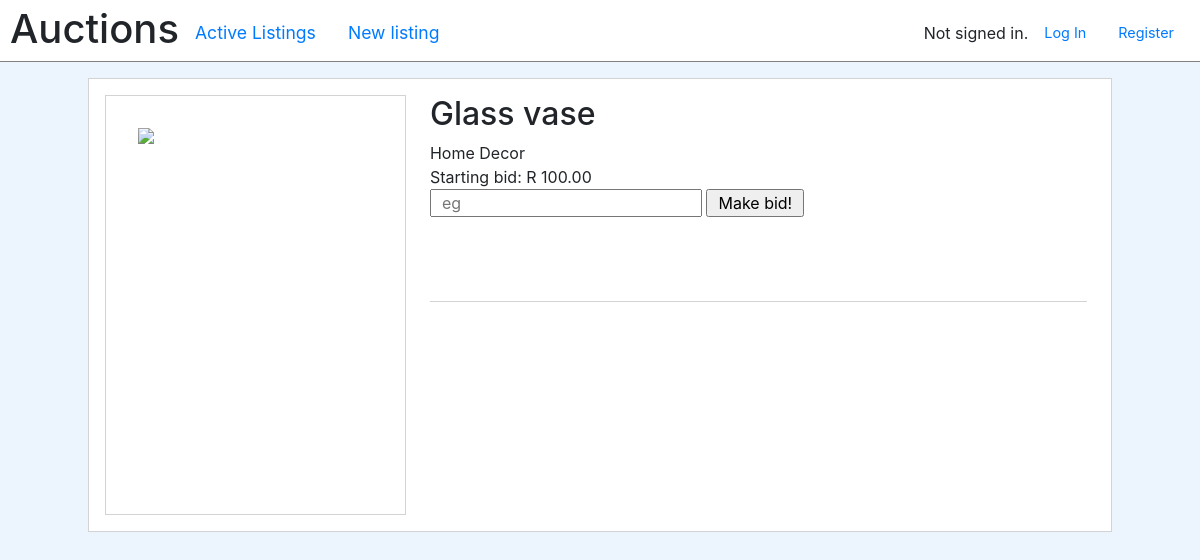
/listing/2, run on an earlier commit of the app's database.
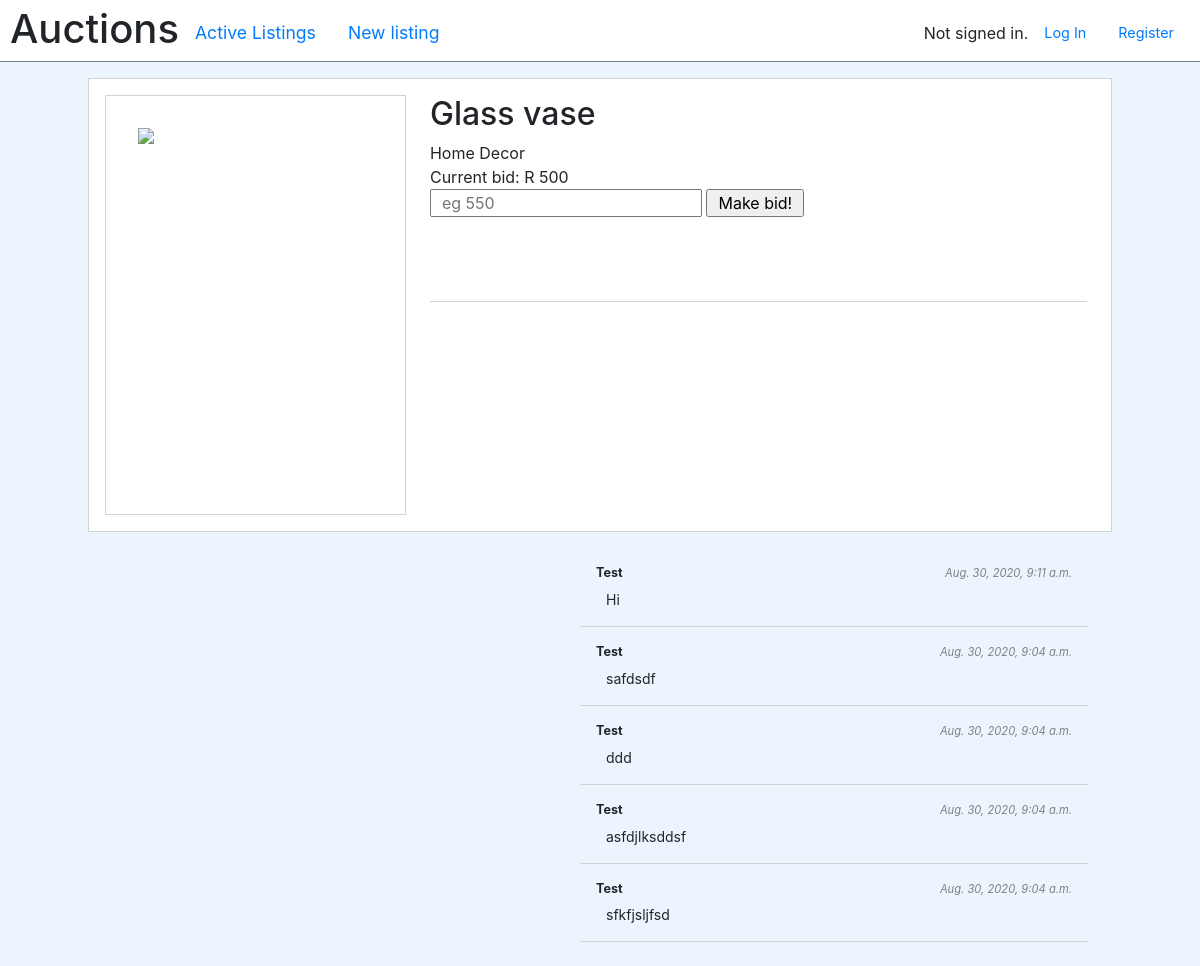
And on a later commit of the database.
### auctions/models.py (models this page shows)
class Listing(models.Model):
	title = models.CharField(max_length=256)
	description = models.TextField(blank=True)
	starting_bid =  models.DecimalField(max_digits=10, decimal_places=2)
	owner = models.ForeignKey(User, on_delete=models.CASCADE, related_name="owner")
	active = models.BooleanField(default=True)
	winner = models.ForeignKey(User, null=True, on_delete=models.CASCADE, related_name="winner")
	image_url = models.CharField(max_length=1024, null=True)
	users = models.ManyToManyField(User, blank=True, related_name="watchlist_users")
	category = models.ForeignKey(Category, null=True, on_delete=models.CASCADE, related_name="listing_category")

class Category(models.Model):
	value = models.CharField(max_length=128)

class Comment(models.Model):
	user = models.ForeignKey(User, on_delete=models.CASCADE)
	text = models.TextField(blank=True)
	listing = models.ForeignKey(Listing, on_delete=models.CASCADE)
	created_at = models.DateTimeField(auto_now_add=True, null=True)

class User(AbstractUser):
	def __str__(self):
		return self.username

### auctions/views.py (the view)
# urls.py: path("listing/<str:listing_id>", views.listing, name="listing"),
def listing(request, listing_id=''):
    if request.method == "POST":
        pass
    else:
        status = {}
        status['code'] = request.GET.get('code', '')
        status['msg'] = request.GET.get('msg', '')
        print(status)
        listing = Listing.objects.annotate(bid=Max("listing__value")).get(id=listing_id);
        listing.watchlist = listing.users.filter(id=request.user.id).exists()
        listing.comments = Comment.objects.filter(listing__id=listing_id).order_by('-created_at').all()
        return render(request, "auctions/listing.html", {
            "listing": listing,
            "status": status,
        })

### auctions/templates/auctions/listing.html (shortened to what this page needs)
{% extends "auctions/layout.html" %}
{% block body %}
        <div class="view__main listing">
            <section class="listing__head">
                <img src="{{ listing.image_url }}" class="listing__head--img"/>
                <div class="listing__head--details">
                     <h2>{{ listing.title }}
                    </h2>
                    <p>{{ listing.category.value }}</p>
                        {% if listing.bid %}
                           <p>Current bid: R {{ listing.bid }}</p>
                        {% else %}
                            <p>Starting bid: R {{ listing.starting_bid }}</p>
                        {% endif %}
                        {% if user.id != listing.owner.id %}
                            <form action="{% url 'place_bid' listing.id %}" method="post">
                                <input name="bid" type="number"  placeholder="eg {{ listing.bid | add:'50' }}" />
                                <input type="submit" value="Make bid!">
                            </form>
                        {% elif listing.num_bids > 0 and listing.active %}
                            <form action="{% url 'accept_bid' listing.id %}" method="POST">
                                {% csrf_token %}
                                <input type="text" name="bid_id" value="{{ listing.max_bid.id }}" hidden>
                                <input type="submit" value="Accept bid">
                            </form>
                        {% endif %}
                    <div>{{ listing.description }}</div>
                </div>
            </section>
            <section class="comments">
                <div class="comments__new">
                </div>
                <div class="comments__old">
                    {% for comment in listing.comments %}
                        <div class="comment">
                            <p class="comment__info"><span>{{ comment.user }}</span><span>{{ comment.created_at}}<span></p>
                            <p>{{ comment.text }}</p>
                        </div>
                    {% endfor %}
                </div>
            </section>
         </div>
{% endblock %}

What changed in the data, as far as the page shows it:
shown differently, row unchanged: Listing "Glass vase": bid (not shown) → "500"; bid (not shown) → "eg 550"; starting_bid "100.00" → (not shown)
added Comment: user "Test", created_at "Aug. 30, 2020, 9:11 a.m.", text "Hi"
added Comment: user "Test", created_at "Aug. 30, 2020, 9:04 a.m.", text "safdsdf"
added Comment: user "Test", created_at "Aug. 30, 2020, 9:04 a.m.", text "ddd"
added Comment: user "Test", created_at "Aug. 30, 2020, 9:04 a.m.", text "asfdjlksddsf"
added Comment: user "Test", created_at "Aug. 30, 2020, 9:04 a.m.", text "sfkfjsljfsd"
Also different on the page:
text no longer shown: "Starting bid: R"
text now shown: "Current bid: R"
